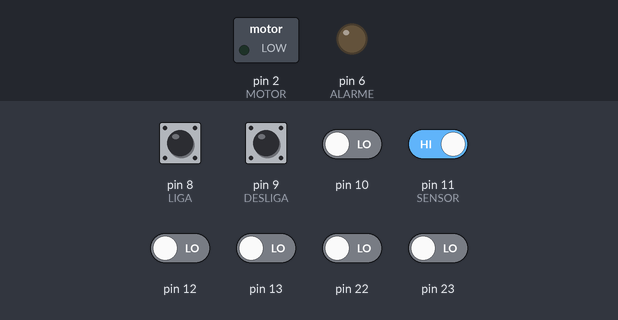
The sketch below on a simulated Arduino Uno, built with avr-gcc and run on an emulated ATmega328P. Parts: switched loads named in the sketch (green lamp = pin HIGH), output pins drawn as LEDs (lit = HIGH). The test bench sets the inputs (shaded band); at power-on: pin 8 (LIGA), pin 9 (DESLIGA), pin 11 (SENSOR) HIGH, pin 10, pin 12, pin 13, pin 22, pin 23 LOW.

Above: at 0.8 s.
0.9 s: pin 8 (LIGA) pulled LOW for 0.15 s
At 1.5 s:
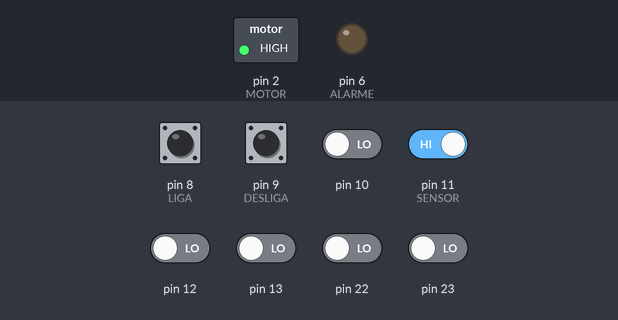
2.5 s: pin 11 (SENSOR) driven LOW
At 3.9 s:
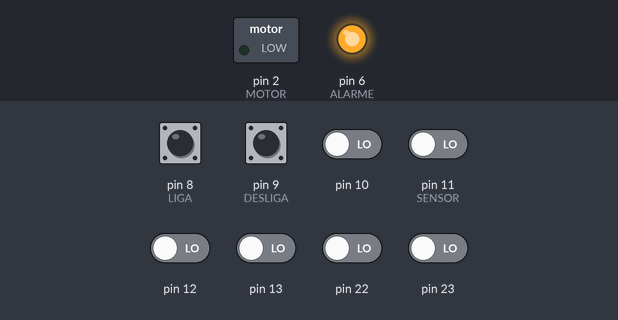
Timing chart, 0 to 5.5 s (numbered marks = the images above; inputs shaded):
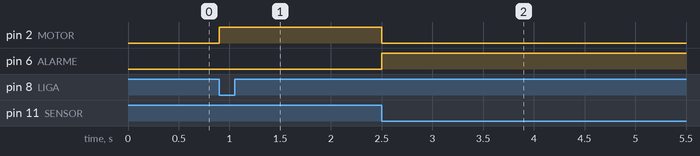

Measured:
- after the input at 0.9 s, pin 2 (MOTOR): LOW → HIGH at once
- after the input at 2.5 s, pin 2 (MOTOR): HIGH → LOW at once; pin 6 (ALARME): LOW → HIGH at once

The sketch:

ex_2_relatorio_1.ino
```cpp
#define LIGA (1 << PB0)
#define DESLIGA (1 << PB1)
#define SENSOR (1 << PB3)
#define MOTOR (1 << PD2)
#define ALARME (1 << PD6)

int main(void) {
    DDRD = (MOTOR + ALARME);
    PORTB = (SENSOR + LIGA + DESLIGA);

    PORTD &= ~(MOTOR + ALARME);

    while(1) {
        short int liga, desliga;
        liga = PINB & LIGA;
        desliga = PINB & DESLIGA;

        short int sensor = PINB & SENSOR;

        if(desliga == 0) {
            PORTD &= ~(MOTOR);
        }

        if(liga == 0 && sensor != 0) {
            PORTD |= MOTOR;
            PORTD &= ~(ALARME);
        }

        if(sensor == 0) {
            PORTD &= ~(MOTOR);
            PORTD |= ALARME;
        }
    }
}
```
